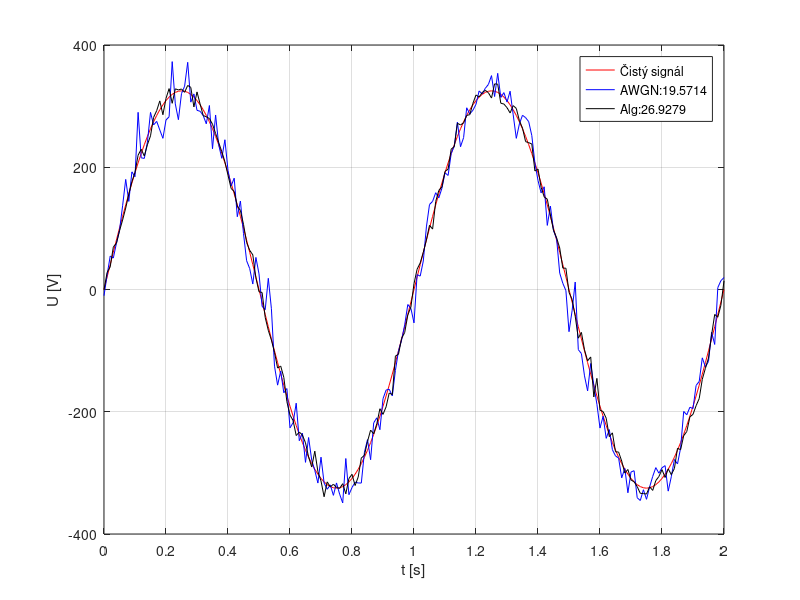

This chart was generated by the following MATLAB code:
clear all;
N = 2;
f_sig = 1;
f_sample = 100;
t = 0:1/f_sample:2*f_sig;

AMP = 325;
DC = 0;
SNR = 20; %dB
SNRlin = 10^(SNR/20);

sine = DC+AMP*sin(2*f_sig*pi*t);

out_awgn = awgn(sine,SNR,'measured');
noise = SNRlin*(randn(size(t)));

out_alg = sine+noise;

%Pocitam neco spatne, nebo jenom blbe generuju šum?
SNR_realAWGN = 20*log10(rms(sine)/rms(out_awgn-sine));
SNR_realFNC = 20*log10(rms(sine)/rms(noise));

plot(t,sine,'color','r');
hold on;
plot(t,out_awgn,'color','b');
hold on;
plot(t,out_alg,'color','k');
hold on;
xlabel('t [s]');
ylabel('U [V]');
grid on;
set(gca, 'xtick', 0:0.2:2);
legend('Čistý signál',strcat('AWGN: ',num2str(SNR_realAWGN)),strcat('Alg: ', num2str(SNR_realFNC)));